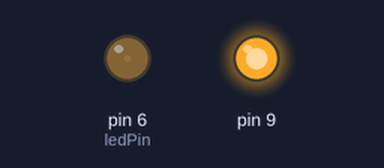
A sketch run on a simulated Arduino Uno, built with avr-gcc and run on an emulated ATmega328P. Shown: output pins drawn as LEDs (lit = HIGH).

Above: at 0.05 s.
At 1.25 s:
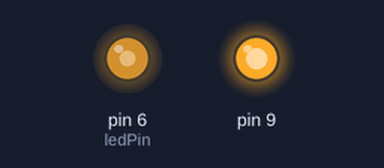
At 1.85 s:
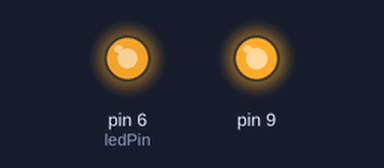
At 3.65 s:
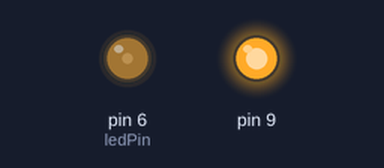
Timing chart, 0 to 5.7 s (numbered marks = the images above):
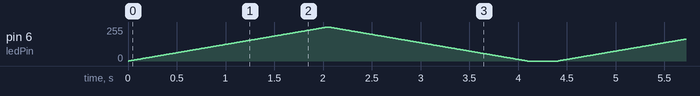

The sketch:

breathe_light.ino
```cpp
int ledPin = 6; //设定控制 LED 的数字 I/O 脚，对应 LED 的红灯
void setup () {
  pinMode(ledPin, OUTPUT);
  pinMode(6, OUTPUT);
  pinMode(9, OUTPUT);
  analogWrite(9, 255);
  analogWrite(6, 255);
}
void loop() {
  for (int a = 0; a <= 255; a++) { //循环语句，控制 PWM 亮度的增加
    analogWrite(ledPin, a);
    delay(8); //当前亮度级别维持的时间,单位毫秒
  }
  for (int a = 255; a >= 0; a--) { //循环语句，控制 PWM 亮度减小
    analogWrite(ledPin, a);
    delay(8); //当前亮度的维持的时间,单位毫秒
  }
  delay(300); //完成一个循环后等待的时间,单位毫秒
}
```
